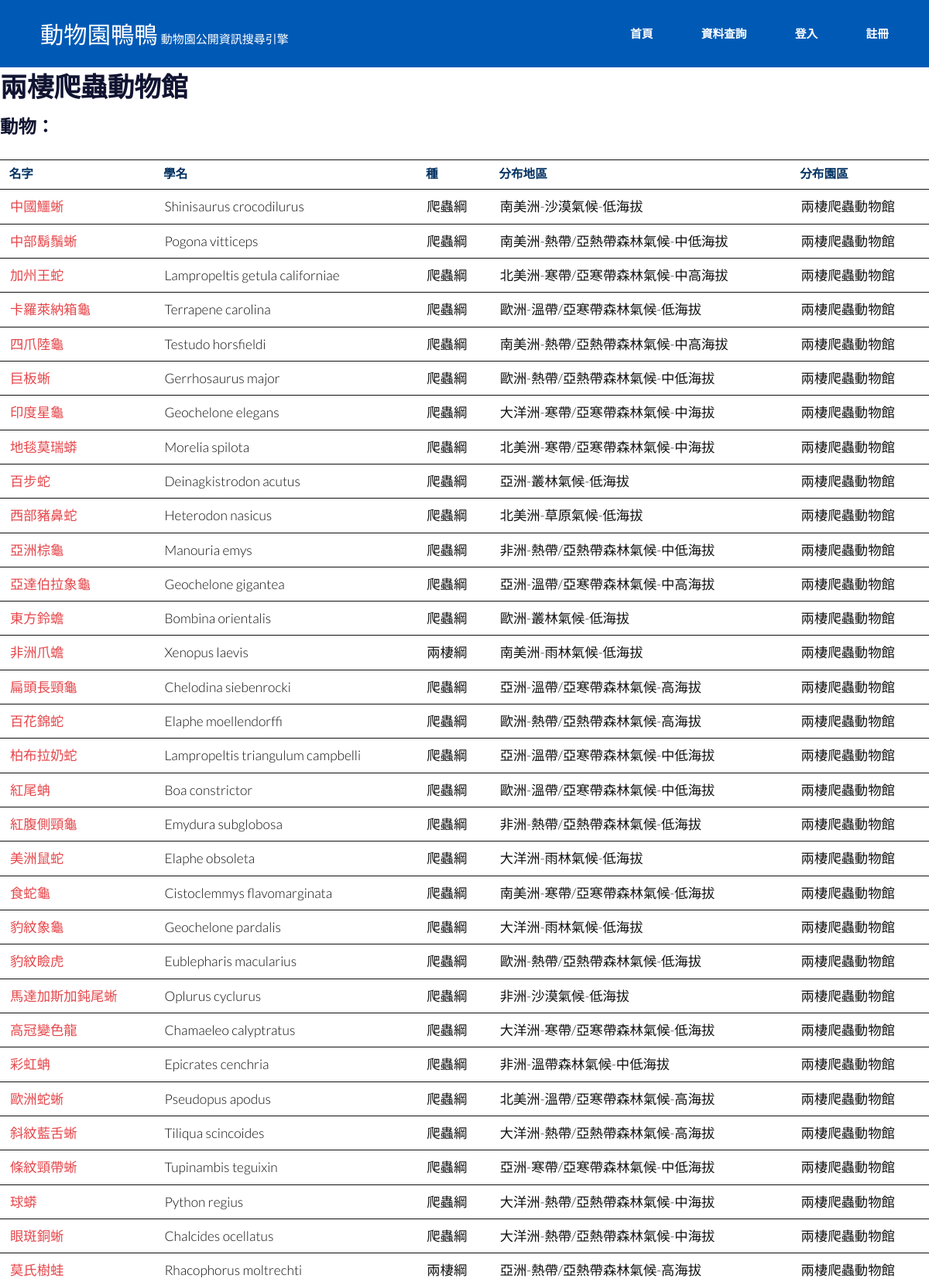
The page /search/area/12/ (upper part) on the database its author committed.
### zoo_info/models.py (models this page shows)
class Area(models.Model):
    area_id = models.CharField(max_length = 30, primary_key = True)#
    position = models.CharField(max_length = 30)#
    nearby = models.CharField(max_length = 30)#
    theme = models.CharField(max_length = 30)#
    close_time = models.CharField(max_length = 30)#
    distance = models.FloatField()
    zoo_id = models.ForeignKey(Zoo, on_delete = models.CASCADE)

class Animal(models.Model):
    animal_id = models.IntegerField(primary_key = True)
    scientific_id = models.CharField(max_length = 30)
    animal_name = models.CharField(max_length = 30)
    category = models.CharField(max_length = 30)
    conservation = models.CharField(max_length = 30)
    h_id = models.ForeignKey(Habitat, on_delete = models.CASCADE)
    area_id = models.ForeignKey(Area, on_delete = models.CASCADE)

class Habitat(models.Model):
    H_id = models.CharField(max_length = 30, primary_key = True)
    weather = models.CharField(max_length = 30)
    continent = models.CharField(max_length = 30)
    terrian = models.CharField(max_length = 30)

### zoo_info/views.py (the view)
# urls.py: path('search/area/<int:area_id>/', area_info),
def area_info(request, area_id):
    area = Area.objects.get(area_id = area_id)
    animal_info = Animal.objects.filter(area_id = area)
    facilities = Facility.objects.filter(area_id = area)
    return render(request, 'zoo_info/search_by/area_info.html', locals())

### templates/zoo_info/search_by/area_info.html (shortened to what this page needs)
{% extends 'base.html' %}
{% block content %}
    <div>
        <H1>{{area.theme}}</H1>
    </div>
    <div>
        <h3>動物：</h3>
        <table>
            <tr>
                <th>名字</th>
                <th>學名</th>
                <th>種</th>
                <th>分布地區</th>
                <th>分布園區</th>
            </tr>
            {% for animal in animal_info%}
                <tr>
                    <td><a href = "/search/animal/{{animal.animal_id}}/">{{animal.animal_name}}</a></td>
                    <td>{{animal.scientific_id}}</td>
                    <td>{{animal.category}}</td>
                    <td>{{animal.h_id.continent}}-{{animal.h_id.weather}}-{{animal.h_id.terrian}}</td>
                    <td>{{animal.area_id.theme}}</td>
                </tr>
            {% endfor %}
        </table>
    </div>
{% endblock %}

### static/css/main.css (style rules this page uses)
html, body, div, span, applet, object, iframe, h1, h2, h3, h4, h5, h6, p, blockquote, pre, a, abbr, acronym, address, big, cite, code, del, dfn, em, img, ins, kbd, q, s, samp, small, strike, strong, sub, sup, tt, var, b, u, i, center, dl, dt, dd, ol, ul, li, fieldset, form, label, legend, table, caption, tbody, tfoot, thead, tr, th, td, article, aside, canvas, details, embed, figure, figcaption, footer, header, hgroup, menu, nav, output, ruby, section, summary, time, mark, audio, video { margin: 0; padding: 0; border: 0; font-size: 100%; font: inherit; vertical-align: baseline; }
body { line-height: 1; }
table { border-collapse: collapse; border-spacing: 0; }
body { -webkit-text-size-adjust: none; }
*, *:before, *:after { -moz-box-sizing: border-box; -webkit-box-sizing: border-box; box-sizing: border-box; }
body { -ms-overflow-style: scrollbar; }
body { background: #fff; }
body { background-color: #fff; color: #111111; }
body, input, select, textarea { font-family: "Lato", sans-serif; font-size: 20pt; font-weight: 300; line-height: 1; }
@media screen and (max-width: 1680px) { body, input, select, textarea { font-size: 13pt; } }
@media screen and (max-width: 1280px) { body, input, select, textarea { font-size: 13pt; } }
a { -moz-transition: color 0.2s ease-in-out; -webkit-transition: color 0.2s ease-in-out; -ms-transition: color 0.2s ease-in-out; transition: color 0.2s ease-in-out; text-decoration: none; }
h1, h2, h3, h4, h5, h6 { font-weight: 700; line-height: 1.5; margin: 0 0 1em 0; text-transform: uppercase; }
h1 { font-size: 2em; margin: 0 0 0.25em 0; }
h3 { font-size: 1.35em; }
a { color: #e5474b; }
h1, h2, h3, h4, h5, h6 { font-family: 'MingLiU'; color: #111431; }
table { margin: 0 0 2em 0; width: 100%; }
table tbody tr { border: solid 1px; border-left: 0; border-right: 0; }
table td { padding: 0.75em 0.75em; }
table th { font-size: 0.9em; font-weight: 700; padding: 0.65em 0.75em 0.75em 0.75em; text-align: left; }
table tbody tr { border-color: 'black'; }
table tbody tr:nth-child(2n + 1) { background-color: none; }
table th { color: #003060; }
body { position: relative; padding-top: 5em; }

### rows shown on the page
Area: theme "兩棲爬蟲動物館"
Animal: animal_name "中國鱷蜥", scientific_id "Shinisaurus crocodilurus", category "爬蟲綱", h_id.continent "南美洲", h_id.weather "沙漠氣候", h_id.terrian "低海拔", area_id.theme "兩棲爬蟲動物館"
Animal: animal_name "中部鬍鬚蜥", scientific_id "Pogona vitticeps", category "爬蟲綱", h_id.continent "南美洲", h_id.weather "熱帶/亞熱帶森林氣候", h_id.terrian "中低海拔", area_id.theme "兩棲爬蟲動物館"
Animal: animal_name "加州王蛇", scientific_id "Lampropeltis getula californiae", category "爬蟲綱", h_id.continent "北美洲", h_id.weather "寒帶/亞寒帶森林氣候", h_id.terrian "中高海拔", area_id.theme "兩棲爬蟲動物館"
Animal: animal_name "卡羅萊納箱龜", scientific_id "Terrapene carolina", category "爬蟲綱", h_id.continent "歐洲", h_id.weather "溫帶/亞寒帶森林氣候", h_id.terrian "低海拔", area_id.theme "兩棲爬蟲動物館"
Animal: animal_name "四爪陸龜", scientific_id "Testudo horsfieldi", category "爬蟲綱", h_id.continent "南美洲", h_id.weather "熱帶/亞熱帶森林氣候", h_id.terrian "中高海拔", area_id.theme "兩棲爬蟲動物館"
Animal: animal_name "巨板蜥", scientific_id "Gerrhosaurus major", category "爬蟲綱", h_id.continent "歐洲", h_id.weather "熱帶/亞熱帶森林氣候", h_id.terrian "中低海拔", area_id.theme "兩棲爬蟲動物館"
Animal: animal_name "印度星龜", scientific_id "Geochelone elegans", category "爬蟲綱", h_id.continent "大洋洲", h_id.weather "寒帶/亞寒帶森林氣候", h_id.terrian "中海拔", area_id.theme "兩棲爬蟲動物館"
Animal: animal_name "地毯莫瑞蟒", scientific_id "Morelia spilota", category "爬蟲綱", h_id.continent "北美洲", h_id.weather "寒帶/亞寒帶森林氣候", h_id.terrian "中海拔", area_id.theme "兩棲爬蟲動物館"
Animal: animal_name "百步蛇", scientific_id "Deinagkistrodon acutus", category "爬蟲綱", h_id.continent "亞洲", h_id.weather "叢林氣候", h_id.terrian "低海拔", area_id.theme "兩棲爬蟲動物館"
Animal: animal_name "西部豬鼻蛇", scientific_id "Heterodon nasicus", category "爬蟲綱", h_id.continent "北美洲", h_id.weather "草原氣候", h_id.terrian "低海拔", area_id.theme "兩棲爬蟲動物館"
Animal: animal_name "亞洲棕龜", scientific_id "Manouria emys", category "爬蟲綱", h_id.continent "非洲", h_id.weather "熱帶/亞熱帶森林氣候", h_id.terrian "中低海拔", area_id.theme "兩棲爬蟲動物館"
Animal: animal_name "亞達伯拉象龜", scientific_id "Geochelone gigantea", category "爬蟲綱", h_id.continent "亞洲", h_id.weather "溫帶/亞寒帶森林氣候", h_id.terrian "中高海拔", area_id.theme "兩棲爬蟲動物館"
Animal: animal_name "東方鈴蟾", scientific_id "Bombina orientalis", category "爬蟲綱", h_id.continent "歐洲", h_id.weather "叢林氣候", h_id.terrian "低海拔", area_id.theme "兩棲爬蟲動物館"
Animal: animal_name "非洲爪蟾", scientific_id "Xenopus laevis", category "兩棲綱", h_id.continent "南美洲", h_id.weather "雨林氣候", h_id.terrian "低海拔", area_id.theme "兩棲爬蟲動物館"
Animal: animal_name "扁頭長頸龜", scientific_id "Chelodina siebenrocki", category "爬蟲綱", h_id.continent "亞洲", h_id.weather "溫帶/亞寒帶森林氣候", h_id.terrian "高海拔", area_id.theme "兩棲爬蟲動物館"
Animal: animal_name "百花錦蛇", scientific_id "Elaphe moellendorffi", category "爬蟲綱", h_id.continent "歐洲", h_id.weather "熱帶/亞熱帶森林氣候", h_id.terrian "高海拔", area_id.theme "兩棲爬蟲動物館"
Animal: animal_name "柏布拉奶蛇", scientific_id "Lampropeltis triangulum campbelli", category "爬蟲綱", h_id.continent "亞洲", h_id.weather "溫帶/亞寒帶森林氣候", h_id.terrian "中低海拔", area_id.theme "兩棲爬蟲動物館"
Animal: animal_name "紅尾蚺", scientific_id "Boa constrictor", category "爬蟲綱", h_id.continent "歐洲", h_id.weather "溫帶/亞寒帶森林氣候", h_id.terrian "中低海拔", area_id.theme "兩棲爬蟲動物館"
Animal: animal_name "紅腹側頸龜", scientific_id "Emydura subglobosa", category "爬蟲綱", h_id.continent "非洲", h_id.weather "熱帶/亞熱帶森林氣候", h_id.terrian "低海拔", area_id.theme "兩棲爬蟲動物館"
Animal: animal_name "美洲鼠蛇", scientific_id "Elaphe obsoleta", category "爬蟲綱", h_id.continent "大洋洲", h_id.weather "雨林氣候", h_id.terrian "低海拔", area_id.theme "兩棲爬蟲動物館"
Animal: animal_name "食蛇龜", scientific_id "Cistoclemmys flavomarginata", category "爬蟲綱", h_id.continent "南美洲", h_id.weather "寒帶/亞寒帶森林氣候", h_id.terrian "低海拔", area_id.theme "兩棲爬蟲動物館"
Animal: animal_name "豹紋象龜", scientific_id "Geochelone pardalis", category "爬蟲綱", h_id.continent "大洋洲", h_id.weather "雨林氣候", h_id.terrian "低海拔", area_id.theme "兩棲爬蟲動物館"
Animal: animal_name "豹紋瞼虎", scientific_id "Eublepharis macularius", category "爬蟲綱", h_id.continent "歐洲", h_id.weather "熱帶/亞熱帶森林氣候", h_id.terrian "低海拔", area_id.theme "兩棲爬蟲動物館"
Animal: animal_name "馬達加斯加鈍尾蜥", scientific_id "Oplurus cyclurus", category "爬蟲綱", h_id.continent "非洲", h_id.weather "沙漠氣候", h_id.terrian "低海拔", area_id.theme "兩棲爬蟲動物館"
Animal: animal_name "高冠變色龍", scientific_id "Chamaeleo calyptratus", category "爬蟲綱", h_id.continent "大洋洲", h_id.weather "寒帶/亞寒帶森林氣候", h_id.terrian "低海拔", area_id.theme "兩棲爬蟲動物館"
Animal: animal_name "彩虹蚺", scientific_id "Epicrates cenchria", category "爬蟲綱", h_id.continent "非洲", h_id.weather "溫帶森林氣候", h_id.terrian "中低海拔", area_id.theme "兩棲爬蟲動物館"
Animal: animal_name "歐洲蛇蜥", scientific_id "Pseudopus apodus", category "爬蟲綱", h_id.continent "北美洲", h_id.weather "溫帶/亞寒帶森林氣候", h_id.terrian "高海拔", area_id.theme "兩棲爬蟲動物館"
Animal: animal_name "斜紋藍舌蜥", scientific_id "Tiliqua scincoides", category "爬蟲綱", h_id.continent "大洋洲", h_id.weather "熱帶/亞熱帶森林氣候", h_id.terrian "高海拔", area_id.theme "兩棲爬蟲動物館"
Animal: animal_name "條紋頸帶蜥", scientific_id "Tupinambis teguixin", category "爬蟲綱", h_id.continent "亞洲", h_id.weather "寒帶/亞寒帶森林氣候", h_id.terrian "中低海拔", area_id.theme "兩棲爬蟲動物館"
Animal: animal_name "球蟒", scientific_id "Python regius", category "爬蟲綱", h_id.continent "大洋洲", h_id.weather "熱帶/亞熱帶森林氣候", h_id.terrian "中海拔", area_id.theme "兩棲爬蟲動物館"
Animal: animal_name "眼斑銅蜥", scientific_id "Chalcides ocellatus", category "爬蟲綱", h_id.continent "大洋洲", h_id.weather "熱帶/亞熱帶森林氣候", h_id.terrian "中海拔", area_id.theme "兩棲爬蟲動物館"
Animal: animal_name "莫氏樹蛙", scientific_id "Rhacophorus moltrechti", category "兩棲綱", h_id.continent "亞洲", h_id.weather "熱帶/亞熱帶森林氣候", h_id.terrian "高海拔", area_id.theme "兩棲爬蟲動物館"
